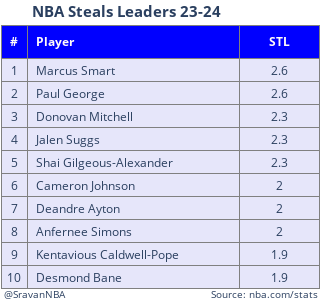

Notebook code cell kept with this figure:
### Markdown cell above
## Steals

### Code cell
rank_plot(df,"STL",title="NBA Steals Leaders 23-24")

### Figure 1 — Plotly figure (JSON) as saved in the notebook; plotly's stock layout.template omitted (floating-point values rounded to 4 significant figures)
{"data": [{"cells": {"align": ["center", "left", "center"], "fill": {"color": "lavender"}, "height": 23, "line": {"color": "grey"}, "values": [[1, 2, 3, 4, 5, 6, 7, 8, 9, 10], ["Marcus Smart", "Paul George", "Donovan Mitchell", "Jalen Suggs", "Shai Gilgeous-Alexander", "Cameron Johnson", "Deandre Ayton", "Anfernee Simons", "Kentavious Caldwell-Pope", "Desmond Bane"], [2.6, 2.6, 2.3, 2.3, 2.3, 2, 2, 2, 1.9, 1.9]]}, "columnwidth": [5, 40, 15], "header": {"align": ["center", "left", "center"], "fill": {"color": "blue"}, "font": {"color": "snow", "size": 12}, "line": {"color": "grey"}, "values": ["<b>#<b>", "<b>Player<b>", "<b>STL<b>"]}, "type": "table"}], "layout": {"annotations": [{"font": {"size": 10}, "showarrow": false, "text": "@SravanNBA", "x": 0, "xshift": 1, "y": 0, "yshift": 1}, {"font": {"size": 10}, "showarrow": false, "text": "Source: nba.com/stats", "x": 1, "xshift": 1, "y": 0, "yshift": 1}], "height": 305, "margin": {"b": 1, "l": 1, "r": 1, "t": 25}, "title": {"font": {"size": 15}, "text": "<b>NBA Steals Leaders 23-24<b>", "x": 0.1, "y": 0.98}, "width": 265}}
